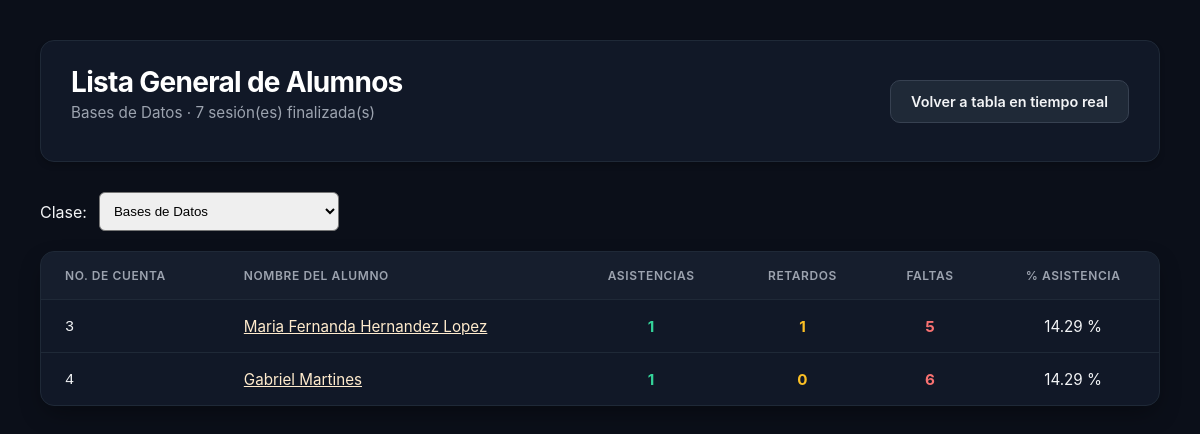
The page /lista-general on the database as committed earlier.
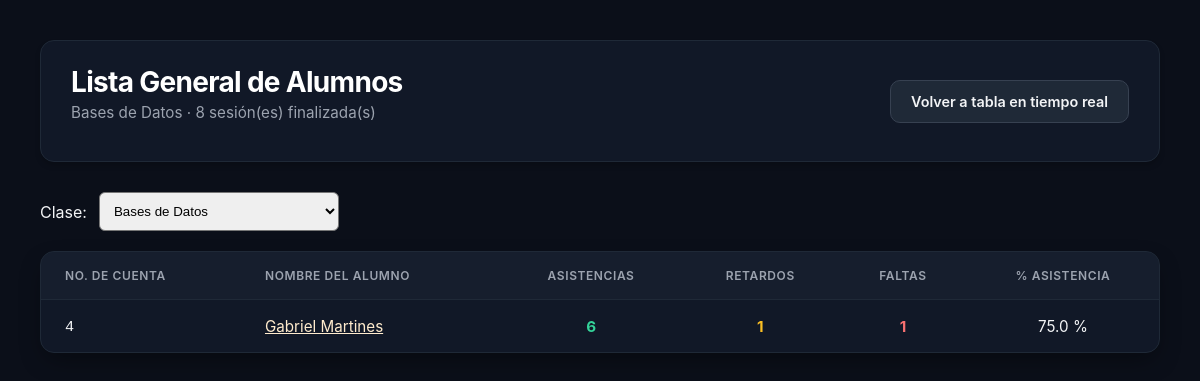
The same page on the database as committed later.
### tables this page shows
CREATE TABLE clases (
    id_clase INTEGER PRIMARY KEY AUTOINCREMENT,
    nombre TEXT NOT NULL,
    descripcion TEXT,
    activo INTEGER NOT NULL DEFAULT 1
        CHECK (activo IN (0, 1))
);

CREATE TABLE inscripciones (
    id_inscripcion INTEGER PRIMARY KEY AUTOINCREMENT,
    id_alumno INTEGER NOT NULL,
    id_clase INTEGER NOT NULL,
    fecha_inscripcion TEXT NOT NULL DEFAULT CURRENT_TIMESTAMP,
    activo INTEGER NOT NULL DEFAULT 1
        CHECK (activo IN (0, 1)),

    FOREIGN KEY (id_alumno)
        REFERENCES alumnos(id_alumno),

    FOREIGN KEY (id_clase)
        REFERENCES clases(id_clase),

    UNIQUE (id_alumno, id_clase)
);

CREATE TABLE alumnos (
    id_alumno INTEGER PRIMARY KEY AUTOINCREMENT,
    numero_de_cuenta TEXT NOT NULL UNIQUE,
    nombre TEXT NOT NULL,
    activo INTEGER NOT NULL DEFAULT 1
        CHECK (activo IN (0, 1))
);

### app.py (the view)
@app.route('/lista-general')
def vista_lista_general():
    clases = database.obtener_clases(solo_activas=True)
    id_clase = request.args.get('clase', type=int)
    clase = next((c for c in clases if c['id_clase'] == id_clase), None)
    if clase is None and clases:
        clase = clases[0]
    alumnos = database.obtener_lista_general(clase['id_clase']) if clase else []
    sesiones = database.contar_sesiones_finalizadas(clase['id_clase']) if clase else 0
    return render_template(
        'lista_general.html',
        clases=clases,
        clase=clase,
        alumnos=alumnos,
        sesiones=sesiones
    )

### database.py (called while the page is built)
@contextmanager
def conectar():
    conn = sqlite3.connect(DB_NAME) # Establece la conexion
    conn.row_factory = sqlite3.Row # Row permite acceder a los datos por nombre de la columna, como si fuera una diccionario
    conn.execute("PRAGMA foreign_keys = ON")
    try:
      yield conn # Entrega la conxion para usar el with, pausa la funcion mientras se hacen las consultas
      conn.commit() # Si no hay errores guarda los cambios
    except Exception:
      conn.rollback() # Revierte los cambios en caso de error
      raise # Informa del error al programa principal
    finally:
      conn.close() # Cierra la DB

def obtener_clases(solo_activas=False):
    consulta = """SELECT id_clase, nombre, descripcion, activo FROM clases"""
    if solo_activas:
        consulta += " WHERE activo = 1"
    consulta += " ORDER BY nombre"
    with conectar() as conn:
        filas = conn.execute(consulta).fetchall()
        return [dict(fila) for fila in filas]

def calcular_porcentaje(asistencias, retardos, faltas):
    total = asistencias + retardos + faltas
    return round(asistencias / total * 100, 2) if total else 0

def contar_sesiones_finalizadas(id_clase):
    with conectar() as conn:
        fila = conn.execute("""
            SELECT COUNT(*) AS total FROM sesiones WHERE id_clase = ? AND estado = 'finalizada'""", (id_clase,)
        ).fetchone()
        return fila["total"]

### templates/lista_general.html (shortened to what this page needs)
<!DOCTYPE html>
<html lang="es">
<head>
    <link rel="stylesheet" href="{{ url_for('static', filename='style_laptop.css') }}">
</head>
<body>
    <div class="container">
        <div class="header-dash">
            <div>
                <h1 class="titulo_principal">Lista General de Alumnos</h1>
                <p class="subtext">
                    {% if clase %}
                        {{ clase.nombre }} · {{ sesiones }} sesión(es) finalizada(s)
                    {% else %}
                        Historial acumulado por clase
                    {% endif %}
                </p>
            </div>
            <a href="/" class="btn-secondary">Volver a tabla en tiempo real</a>
        </div>
        {% if clases %}
        <form class="filtro-clase" method="get" action="/lista-general">
            <label for="clase">Clase:</label>
            <select id="clase" name="clase" onchange="this.form.submit()">
                {% for c in clases %}
                <option value="{{ c.id_clase }}" {% if clase and c.id_clase == clase.id_clase %}selected{% endif %}>
                    {{ c.nombre }}
                </option>
                {% endfor %}
            </select>
        </form>
        {% endif %}
        <div class="table-container">
            <table>
                <thead>
                    <tr>
                        <th>No. de Cuenta</th>
                        <th>Nombre del Alumno</th>
                        <th class="centrado">Asistencias</th>
                        <th class="centrado">Retardos</th>
                        <th class="centrado">Faltas</th>
                        <th class="centrado">% Asistencia</th>
                    </tr>
                </thead>
                <tbody>
                    {% for alumno in alumnos %}
                    <tr>
                        <td><code>{{ alumno.numero_de_cuenta }}</code></td>
                        <td>
                            <a href="/alumno/{{ alumno.numero_de_cuenta }}" class="link-perfil">
                                {{ alumno.nombre }}
                            </a>
                        </td>
                        <td class="centrado" style="color: #34d399; font-weight: bold;">{{ alumno.asistencias }}</td>
                        <td class="centrado" style="color: #fbbf24; font-weight: bold;">{{ alumno.retardos }}</td>
                        <td class="centrado" style="color: #f87171; font-weight: bold;">{{ alumno.faltas }}</td>
                        <td class="centrado">{{ alumno.porcentaje }} %</td>
                    </tr>
                    {% endfor %}
                </tbody>
            </table>
        </div>
    </div>
</body>
</html>

### static/style_laptop.css (style rules this page uses)
:root { --bg-main: #0b0f19; --bg-card: #111827; --border-color: #1f2937; --text-main: #f3f4f6; --text-muted: #9ca3af; --accent-blue: #3b82f6; --accent-blue-hover: #2563eb; }
body { font-family: 'Inter', -apple-system, BlinkMacSystemFont, "Segoe UI", Roboto, sans-serif; background-color: var(--bg-main); color: var(--text-main); margin: 0; padding: 40px; }
.container { max-width: 1200px; margin: 0 auto; }
.header-dash { display: flex; justify-content: space-between; align-items: center; margin-bottom: 30px; background: var(--bg-card); padding: 24px 30px; border-radius: 14px; border: 1px solid var(--border-color); box-shadow: 0 4px 6px -1px rgba(0, 0, 0, 0.2); }
.titulo_principal { font-size: 1.75rem; font-weight: 700; color: #ffffff; margin: 0; letter-spacing: -0.025em; }
.subtext { color: var(--text-muted); font-size: 0.95rem; margin-top: 4px; }
.btn-secondary { background-color: #1f2937; color: var(--text-main); border: 1px solid #374151; padding: 12px 20px; border-radius: 10px; font-weight: 600; font-size: 0.9rem; cursor: pointer; text-decoration: none; display: inline-flex; align-items: center; gap: 8px; transition: background-color 0.2s; }
.table-container { background: var(--bg-card); border-radius: 14px; border: 1px solid var(--border-color); overflow: hidden; box-shadow: 0 10px 25px -5px rgba(0, 0, 0, 0.4); }
table { width: 100%; border-collapse: collapse; text-align: left; }
th, td { padding: 16px 24px; border-bottom: 1px solid var(--border-color); }
th { background-color: rgba(31, 41, 55, 0.4); color: var(--text-muted); font-weight: 600; font-size: 0.75rem; text-transform: uppercase; letter-spacing: 0.05em; }
tr:last-child td { border-bottom: none; }
td { font-size: 0.95rem; color: var(--text-main); }

### templates/lista_general.html (style rules this page uses)
.filtro-clase { display: flex; align-items: center; gap: 12px; flex-wrap: wrap; margin-bottom: 20px; }
.filtro-clase select { padding: 10px; border-radius: 6px; min-width: 240px; }
.centrado { text-align: center; }
.link-perfil { color: blanchedalmond; }

Rows that differ between the two databases and show on the page:
no longer on this page (row edited): inscripciones: numero_de_cuenta "3", nombre "Maria Fernanda Hernandez Lopez", asistencias "1", retardos "1", faltas "5", porcentaje "14.29"
computed for inscripciones "Gabriel Martines": asistencias "1" → "6"; retardos "0" → "1"; faltas "6" → "1"; porcentaje "14.29" → "75.0"
Other text that changed with them:
{{ sesiones }}: "7" → "8"
